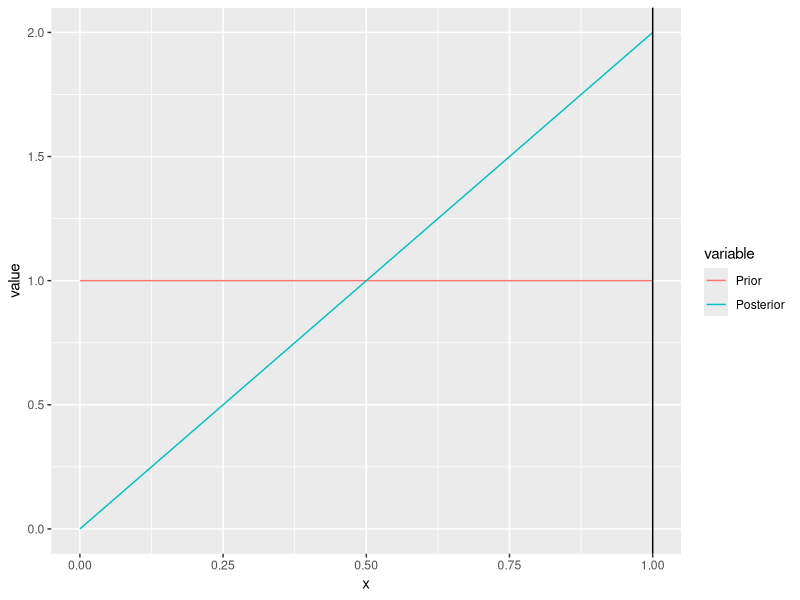
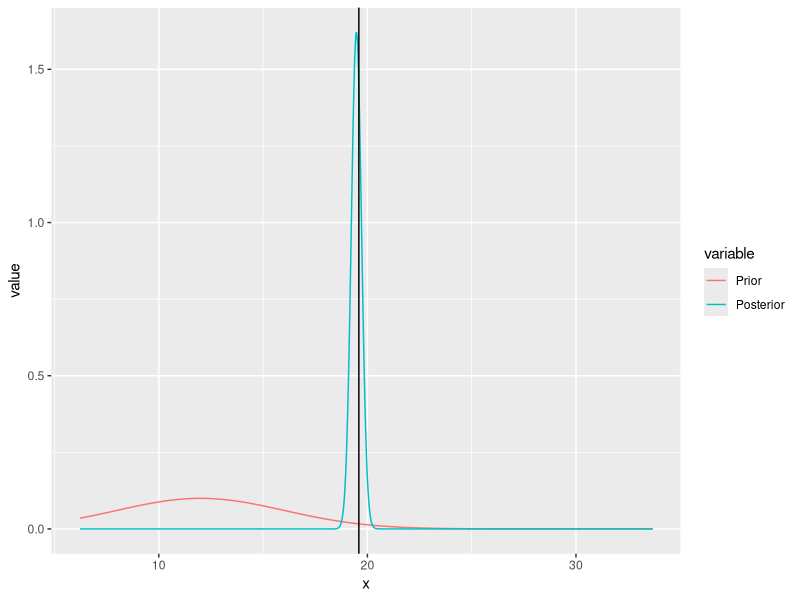

The R script that drew these images, in order:
#Inference for Binomial with Beta Prior
BBB<-function(n,p,alpha,beta)
{
  require(ggplot2)
  require(reshape2)
  xx<-rbinom(1,n,p)
  p_hat<-xx/n
  print("Observed Proportion, Posterior Mean")
  p_hat_Post<-(alpha+xx)/(n+alpha+beta)
  print(c(p_hat,p_hat_Post))
  x  <- seq(0, 1, 0.01)
  Prior <- dbeta(x,alpha,beta)
  Posterior <- dbeta(x,alpha+xx,n+beta-xx)

  df <- data.frame(x, Prior, Posterior)
  
  # melt the data to a long format
  df2 <- reshape2::melt(data = df, id.vars = "x")
  
  # plot, using the aesthetics argument 'colour'
  ggplot(data = df2, aes(x = x, y = value, colour = variable)) + geom_line(line=2) + geom_vline(xintercept=p_hat) #change linetype

 
}

n<-1
p<-0.3
alpha<-1
beta<-1

BBB(n,p,alpha,beta)
#Inference for Normal with Normal Prior
BNN<-function(n,mu,sigma,theta,tau)
{
  require(ggplot2)
  require(reshape2)
  xx<-rnorm(n,mu,sigma)
  xbar<-mean(xx)
  theta_post<-(theta*sigma^2+n*xbar*tau^2)/(sigma^2+n*tau^2)
  tau_post<-(sigma^2*tau^2)/(sigma^2+n*tau^2)
  print("Observed Mean, Posterior Mean")
  xbar_Post<-theta_post
  print(c(xbar,xbar_Post))
  a<-min(xx)-1
  b<-max(xx)+1
  x  <- seq(a, b, 0.01)
  Prior <- dnorm(x,theta,tau)
  Posterior <- dnorm(x,theta_post,tau_post)

  df <- data.frame(x, Prior, Posterior)
  
  # melt the data to a long format
  df2 <- reshape2::melt(data = df, id.vars = "x")
  
  # plot, using the aesthetics argument 'colour'
  ggplot(data = df2, aes(x = x, y = value, colour = variable)) + geom_line() + geom_vline(xintercept=xbar)
  
  
}

BNN(100,20,5,12,4)
